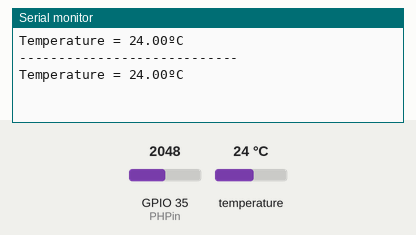
The sketch below on a simulated ESP32. Parts: the last lines printed to the serial monitor. Inputs (shaded band) come from the test bench; at power-on: temperature 24 °C, GPIO 35 (PHPin) = 2048.

Above: at 6.3 s.
6.4 s: temperature set to 12 °C
At 9.7 s:
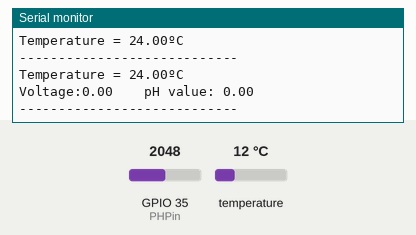
14.8 s: GPIO 35 (PHPin) set to 2866
At 15.7 s:
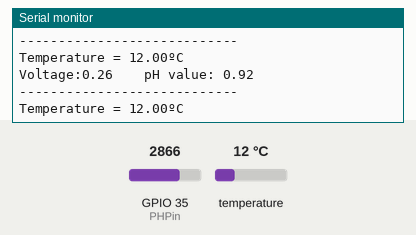
20.7 s: temperature set to 19 °C
At 24.0 s:
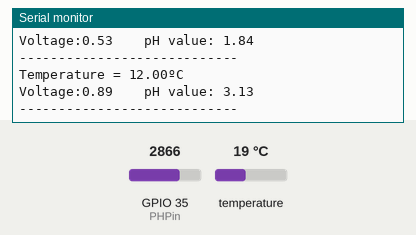
26.6 s: GPIO 35 (PHPin) set to 3603
At 28.8 s:
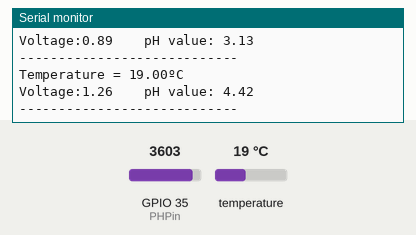
Timing chart, 0 to 30.3 s (numbered marks = the images above; inputs shaded):
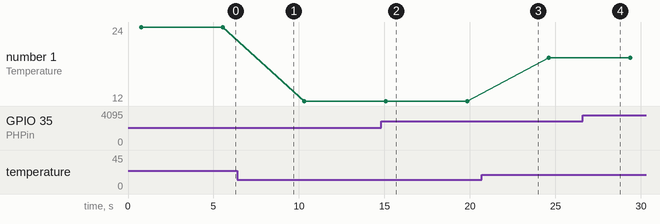

The sketch:

sensorsuhu.ino
```cpp
#include <SPI.h>
#include <LoRa.h>
#include <OneWire.h>
#include <DallasTemperature.h>


//ph
#define PHPin 35            //pH meter Analog output to Arduino Analog Input 0
#define Offset 0.00            //deviation compensate
#define samplingInterval 20
#define printInterval 800
#define ArrayLenth  40    //times of collection


#define DS18B20PIN 13
//#define DS18B20POWERPIN 12

/* Create an instance of OneWire */
OneWire oneWire(DS18B20PIN);

DallasTemperature sensors(&oneWire);


int pHArray[ArrayLenth];   //Store the average value of the sensor feedback
int pHArrayIndex=0;

void setup()
{
  Serial.begin(115200);
  /* Start the DS18B20 Sensor */
//  pinMode(DS18B20POWERPIN, OUTPUT);
//  digitalWrite(DS18B20POWERPIN, HIGH);
  sensors.begin();
}

void loop()
{
  sensors.requestTemperatures();
  float tempinC = sensors.getTempCByIndex(0);
  Serial.print("Temperature = ");
  Serial.print(tempinC);
  Serial.println("ºC");
  delay(3000);


//PH
static unsigned long samplingTime = millis();
  static unsigned long printTime = millis();
  static float pHValue,voltage;
  if(millis()-samplingTime > samplingInterval)
  {
      pHArray[pHArrayIndex++]=analogRead(PHPin);
      if(pHArrayIndex==ArrayLenth)pHArrayIndex=0;
      voltage = avergearray(pHArray, ArrayLenth)*5.0/1024;
      pHValue = 3.5*voltage+Offset;
      samplingTime=millis();
  }
  if(millis() - printTime > printInterval)   //Every 800 milliseconds, print a numerical, convert the state of the LED indicator
  {
    Serial.print("Voltage:");
        Serial.print(voltage,2);
        Serial.print("    pH value: ");
    Serial.println(pHValue,2);
        printTime=millis();
  }
   Serial.println("----------------------------");
 delay(1000);

}
double avergearray(int* arr, int number){
  int i;
  int max,min;
  double avg;
  long amount=0;
  if(number<=0){
    Serial.println("Error number for the array to avraging!/n");
    return 0;
  }
  if(number<5){   //less than 5, calculated directly statistics
    for(i=0;i<number;i++){
      amount+=arr[i];
    }
    avg = amount/number;
    return avg;
  }else{
    if(arr[0]<arr[1]){
      min = arr[0];max=arr[1];
    }
    else{
      min=arr[1];max=arr[0];
    }
    for(i=2;i<number;i++){
      if(arr[i]<min){
        amount+=min;        //arr<min
        min=arr[i];
      }else {
        if(arr[i]>max){
          amount+=max;    //arr>max
          max=arr[i];
        }else{
          amount+=arr[i]; //min<=arr<=max
        }
      }//if
    }//for
    avg = (double)amount/(number-2);
  }//if
  return avg;

}
```

Measured:
- plotted number 1: 24 → 12 after the input at 6.4 s, 12 → 19 after the input at 20.7 s
